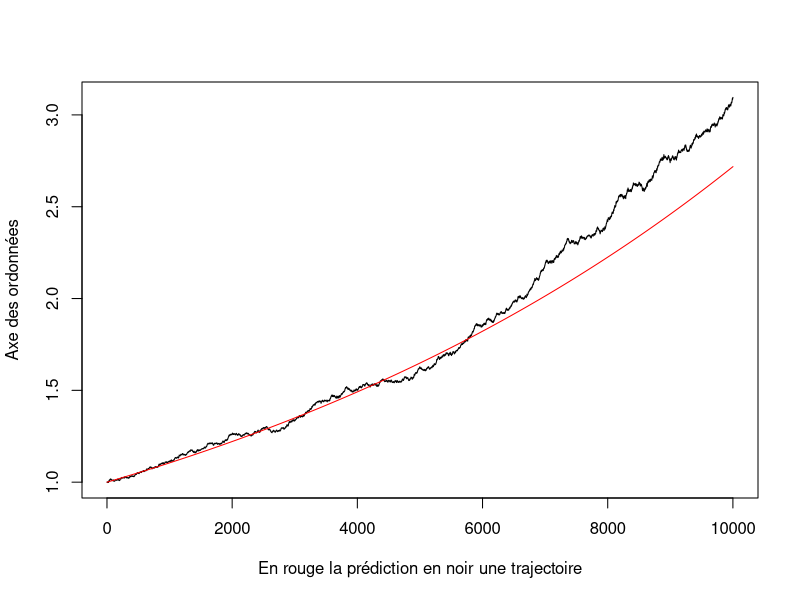

This figure's R source:
### Simulation d’un mvt Brownien ### discretisation du temps

Bo=0
t=seq(0,10000)
### Simulation des accroissements
B.acc = rnorm(10001)
### Simulation d’une trajectoire > on a un MB B.sim 
B.sim = Bo+cumsum(B.acc)


#on veut un MB géométrique maintenant :
sigma = 0.001
mu=0.0001

#MB simulé, on peut en faire plusieurs comme celui ci 
S=exp((mu-sigma^2/2)*t+sigma*B.sim)


#esperance - prédiction :
pred=exp(mu*t)

plot(S,type="l",xlab="En rouge la prédiction en noir une trajectoire",ylab="Axe des ordonnées")
lines(pred,col="red")